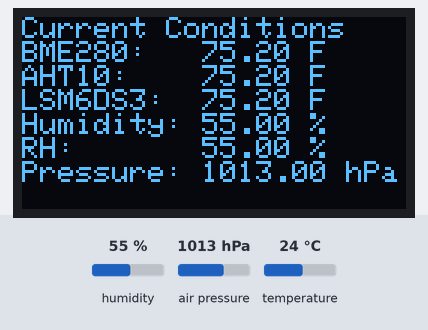
This sketch was run on a simulated Arduino Uno, built with avr-gcc and run on an emulated ATmega328P. Shown: 128×64 one-colour display. The inputs (shaded band) are chosen by the test bench; at power-on: humidity 55 %, air pressure 1013 hPa, temperature 24 °C. What the sketch prints to the serial monitor is not drawn.

Above: at 6.2 s.
6.3 s: humidity set to 22 %
At 11.8 s:
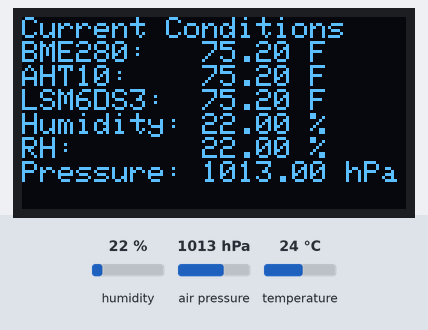
12.8 s: air pressure set to 952 hPa
At 18.6 s:
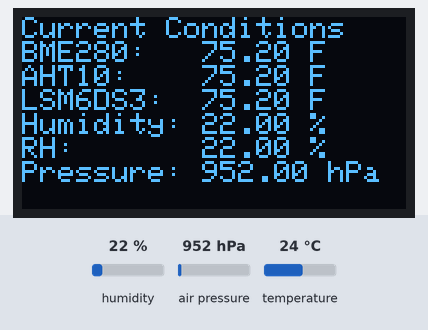
18.9 s: temperature set to 12 °C
At 24.2 s:
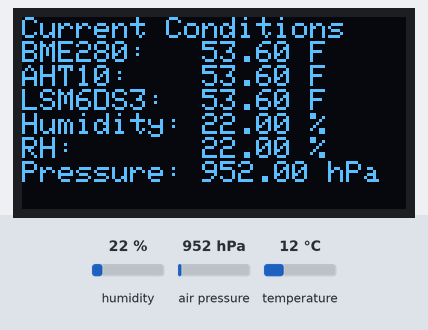
25.0 s: humidity set to 40 %
At 31.0 s:
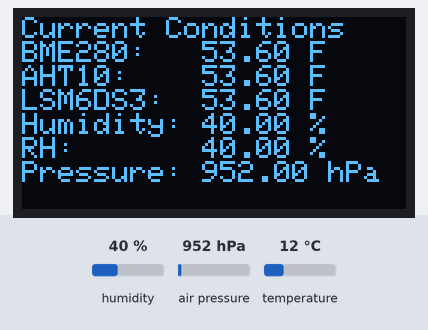
Timing chart, 0 to 32.1 s (numbered marks = the images above; inputs shaded):
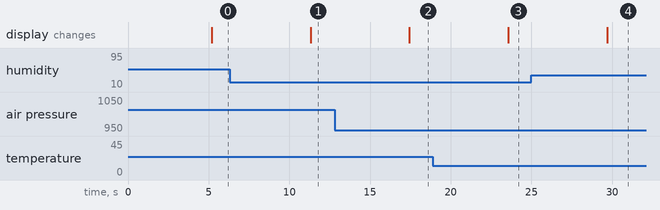

The sketch:

ms_oled.ino
```cpp
#include <Wire.h>
#include <Adafruit_Sensor.h>
#include <Adafruit_BME280.h>
#include <Adafruit_AHTX0.h>
#include <Adafruit_GFX.h>
#include <Adafruit_SSD1306.h>
#include <LSM6DS3.h>

#define SCREEN_WIDTH 128 // OLED display width, in pixels
#define SCREEN_HEIGHT 64 // OLED display height, in pixels

Adafruit_BME280 bme;
Adafruit_AHTX0 aht;
Adafruit_SSD1306 display(SCREEN_WIDTH, SCREEN_HEIGHT, &Wire, -1);
LSM6DS3 myIMU(I2C_MODE, 0x6A);    //I2C device address 0x6A

void setup() {
  Serial.begin(9600);
  Wire.begin();


  //Call .begin() to configure the IMUs
  if (myIMU.begin() != 0) {
      Serial.println("Device error");
  } else {
      Serial.println("Device OK!");
  }

  if (!bme.begin(0x76) || !aht.begin()) {
    Serial.println("Could not find valid sensors, check wiring!");
    while (1);
  }

  if (!display.begin(SSD1306_SWITCHCAPVCC, 0x3C)) {
    Serial.println("SSD1306 allocation failed");
    while (1);
  }

  display.clearDisplay();
  display.setTextSize(1);
  display.setTextColor(SSD1306_WHITE);
  display.setCursor(0, 0);
  display.println();
  display.println("nRF52840 Multi-Sensor");
  display.println("Environmental Monitor");
  display.println("v0.1 initial release");
  display.println("veradalelabs - 2023");
  display.display();
  delay(5000);
}

void loop() {

  float bmeTemperature = bme.readTemperature() * 1.8 + 32;
  float bmeHumidity = bme.readHumidity();
  float bmePressure = bme.readPressure() / 100.0F;

  sensors_event_t humidity, temp;
  aht.getEvent(&humidity, &temp);

  float ahtTemperature = temp.temperature * 1.8 + 32;
  float ahtHumidity = humidity.relative_humidity;

  display.clearDisplay();
  display.setCursor(0, 0);
  display.println("Current Conditions");
  display.print("BME280:   ");
  display.print(bmeTemperature);
  display.println(" F");
  display.print("AHT10:    ");
  display.print(ahtTemperature);
  display.println(" F");
  display.print("LSM6DS3:  ");
  display.print(myIMU.readTempF(), 2);
  display.println(" F");
  display.print("Humidity: ");
  display.print(bmeHumidity);
  display.println(" %");
  display.print("RH:       ");
  display.print(ahtHumidity);
  display.println(" %");
  display.print("Pressure: ");
  display.print(bmePressure);
  display.println(" hPa");

  display.display();
  delay(6000);
}
```

Measured:
- after the input at 6.3 s, the display: changes after 5.0 s (image 1)
- after the input at 12.8 s, the display: changes after 4.6 s (image 2)
- after the input at 18.9 s, the display: changes after 4.7 s (image 3)
- after the input at 25.0 s, the display: changes after 4.7 s (image 4)
